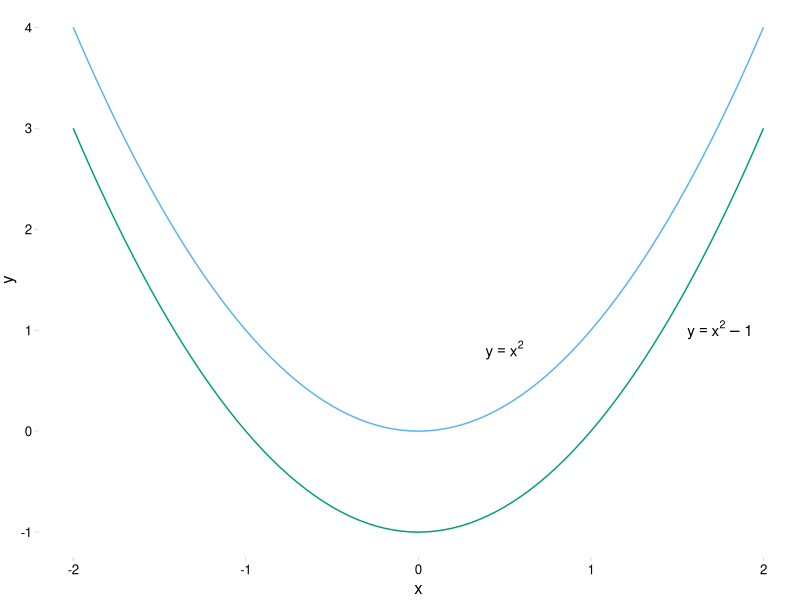
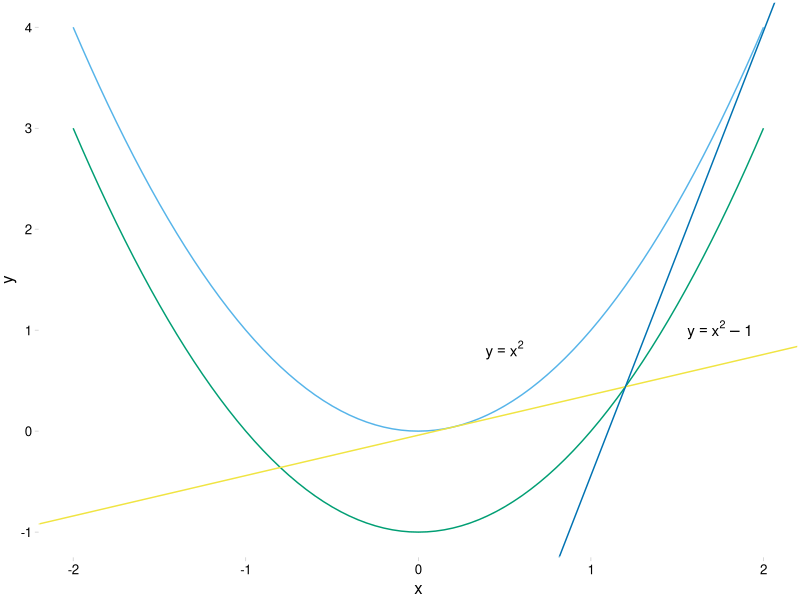

Write R code to recreate these figures, in order.
## ---- chunk 1

library(tidyverse)
library(ggthemes)

parabolas <- 
  dplyr::tibble(
  abscissa = seq(-2, 2, by = 0.05),
  ordinate_1 = abscissa ^ 2,
  ordinate_2 = ordinate_1 - 1
) %>% 
  tidyr::gather(
    ordinate_type,
    ordinate,
    ordinate_1, ordinate_2
  ) %>%
  ggplot(aes(
    abscissa,
    ordinate,
    color = ordinate_type
  )) +
  geom_line(show.legend = FALSE) +
  # gl = o to remove the grid lines
  ggthemes::theme_pander(gl = 0) +
  ggthemes::scale_color_pander() +
  ggplot2::labs(
    x = "x",
    y = "y"
  ) +
  # parse = TRUE ensures that the label gets printed as an equation and not as
  # it appears in the string
  ggplot2::annotate(
    "text", 
    x = 0.5, 
    y = 0.8,
    label = "y == x^2",
    parse = TRUE
  ) +
  ggplot2::annotate(
    "text", 
    x = 1.75, 
    y = 1,
    label = "y == x^2 - 1",
    parse = TRUE
  )

parabolas

## ---- chunk 2

a <- 0.2

slope_1 = 2 * a

intercept_1 = -a^2

slope_2 = 2 * (a + 2)

intercept_2 = -(a + 2)^2

parabolas +
  geom_abline(
    slope = slope_1,
    intercept = intercept_1,
    color = ggthemes::palette_pander(3)[3]
  ) +
  geom_abline(
    slope = slope_2,
    intercept = intercept_2,
    color = ggthemes::palette_pander(4)[4]
  )
  
